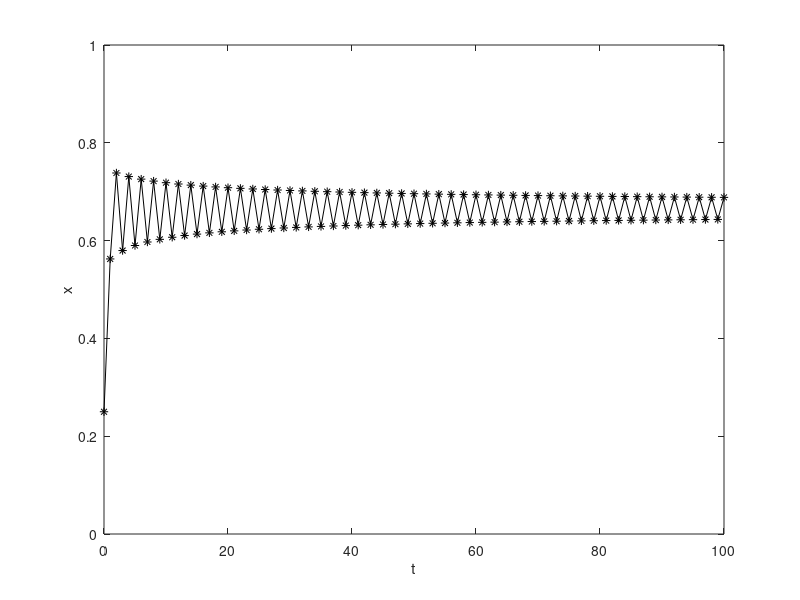

MATLAB code for this plot:
function logistic_data
clf
a = 3.0;
t(1) = 0;
x(1) = 0.25;
for j = 1:100
x(j+1) = a.*x(j).*(1-x(j));
t(j+1) = t(j) + 1;
end
plot(t,x,'k*-'),axis([0 100 0 1])
xlabel('t')
ylabel('x')
%filename = sprintf('logistic_data%d.png',i)
%print(filename,'-dpng')
end
